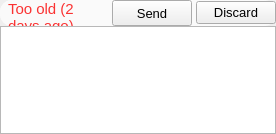
<?xml version="1.0" encoding="UTF-8"?>
<ui version="4.0">
 <class>ManualSendMsg</class>
 <widget class="QWidget" name="ManualSendMsg">
  <property name="geometry">
   <rect>
    <x>0</x>
    <y>0</y>
    <width>276</width>
    <height>134</height>
   </rect>
  </property>
  <property name="windowTitle">
   <string>Form</string>
  </property>
  <layout class="QVBoxLayout" name="verticalLayout">
   <property name="spacing">
    <number>0</number>
   </property>
   <property name="leftMargin">
    <number>0</number>
   </property>
   <property name="topMargin">
    <number>0</number>
   </property>
   <property name="rightMargin">
    <number>0</number>
   </property>
   <property name="bottomMargin">
    <number>0</number>
   </property>
   <item>
    <widget class="QWidget" name="mHeader" native="true">
     <property name="sizePolicy">
      <sizepolicy hsizetype="Preferred" vsizetype="Preferred">
       <horstretch>0</horstretch>
       <verstretch>0</verstretch>
      </sizepolicy>
     </property>
     <property name="minimumSize">
      <size>
       <width>0</width>
       <height>26</height>
      </size>
     </property>
     <property name="maximumSize">
      <size>
       <width>16777215</width>
       <height>26</height>
      </size>
     </property>
     <property name="font">
      <font>
       <pointsize>10</pointsize>
      </font>
     </property>
     <property name="layoutDirection">
      <enum>Qt::LeftToRight</enum>
     </property>
     <property name="styleSheet">
      <string notr="true">.QWidget, .QLabel 
{
background-color:rgb(250, 250, 250);
border-radius:12;
}</string>
     </property>
     <layout class="QHBoxLayout" name="horizontalLayout" stretch="1,0,0">
      <property name="spacing">
       <number>4</number>
      </property>
      <property name="sizeConstraint">
       <enum>QLayout::SetDefaultConstraint</enum>
      </property>
      <property name="leftMargin">
       <number>0</number>
      </property>
      <property name="topMargin">
       <number>0</number>
      </property>
      <property name="rightMargin">
       <number>0</number>
      </property>
      <property name="bottomMargin">
       <number>0</number>
      </property>
      <item>
       <widget class="QLabel" name="mReasonDisplay">
        <property name="sizePolicy">
         <sizepolicy hsizetype="Minimum" vsizetype="Fixed">
          <horstretch>0</horstretch>
          <verstretch>0</verstretch>
         </sizepolicy>
        </property>
        <property name="minimumSize">
         <size>
          <width>20</width>
          <height>20</height>
         </size>
        </property>
        <property name="font">
         <font>
          <pointsize>11</pointsize>
         </font>
        </property>
        <property name="contextMenuPolicy">
         <enum>Qt::CustomContextMenu</enum>
        </property>
        <property name="autoFillBackground">
         <bool>false</bool>
        </property>
        <property name="styleSheet">
         <string notr="true">color: rgb(250, 50, 50);
</string>
        </property>
        <property name="lineWidth">
         <number>0</number>
        </property>
        <property name="text">
         <string>Too old (2 days ago)</string>
        </property>
        <property name="textFormat">
         <enum>Qt::PlainText</enum>
        </property>
        <property name="scaledContents">
         <bool>false</bool>
        </property>
        <property name="wordWrap">
         <bool>true</bool>
        </property>
        <property name="margin">
         <number>0</number>
        </property>
        <property name="indent">
         <number>8</number>
        </property>
        <property name="textInteractionFlags">
         <set>Qt::LinksAccessibleByMouse|Qt::TextSelectableByKeyboard|Qt::TextSelectableByMouse</set>
        </property>
        <property name="buddy">
         <cstring>mHeader</cstring>
        </property>
       </widget>
      </item>
      <item>
       <widget class="QPushButton" name="mSendBtn">
        <property name="sizePolicy">
         <sizepolicy hsizetype="Fixed" vsizetype="Preferred">
          <horstretch>0</horstretch>
          <verstretch>0</verstretch>
         </sizepolicy>
        </property>
        <property name="text">
         <string>Send</string>
        </property>
       </widget>
      </item>
      <item>
       <widget class="QPushButton" name="mDiscardBtn">
        <property name="sizePolicy">
         <sizepolicy hsizetype="Fixed" vsizetype="Fixed">
          <horstretch>0</horstretch>
          <verstretch>0</verstretch>
         </sizepolicy>
        </property>
        <property name="text">
         <string>Discard</string>
        </property>
       </widget>
      </item>
     </layout>
    </widget>
   </item>
   <item>
    <widget class="QTextEdit" name="mTextEdit"/>
   </item>
  </layout>
 </widget>
 <resources/>
 <connections/>
</ui>
